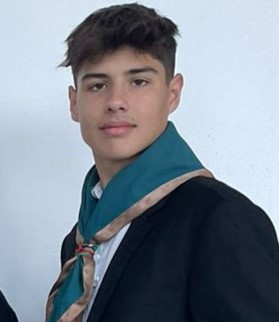
#> input picture img/WhatsApp Image 2023-10-05 at 21.14.23.jpeg, 279 x 322 px; its folder holds 2 pictures in this run
$ python main.py --path img
#> lines starting #> are read from the running program, lines starting #| are printed output that depends on the picture
import argparse
from PIL import Image
import os

# Configura las dimensiones para las versiones redimensionadas (en píxeles)
sizes = {
    "thumbnail": (150, 150),     # Tamaño para thumbnails
    "medium": (800, 800),        # Tamaño para vistas previas
    "large": (1200, 1200)        # Tamaño más grande para otras utilidades
}

# Configuración de argumentos de línea de comandos
parser = argparse.ArgumentParser(description="Redimensiona imágenes en una carpeta específica.")
parser.add_argument("--path", type=str, required=True, help="Ruta de la carpeta de imágenes.")
args = parser.parse_args()

input_folder = args.path

# Procesa cada imagen en la carpeta
for filename in os.listdir(input_folder):
    if filename.endswith(('.jpg', '.jpeg', '.png')):
        # Carga la imagen original
        with Image.open(os.path.join(input_folder, filename)) as img:
            # Guarda la imagen redimensionada para cada tamaño especificado
#> img is the input picture: PIL image 279x322 RGB; mean R, G, B 125.8, 135.5, 147.5
            for size_name, dimensions in sizes.items():
                # Redimensiona la imagen
                resized_img = img.copy()
                resized_img.thumbnail(dimensions)

                # Guarda la imagen redimensionada en la misma carpeta de entrada
                base, ext = os.path.splitext(filename)
                output_path = os.path.join(input_folder, f"{base}_{size_name}{ext}")
                resized_img.save(output_path)
                print(f"Imagen guardada en {output_path}")
#> this loop made 3 passes
#> pass 1, `resized_img.save(output_path)`:
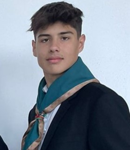
#> saved as WhatsApp Image 2023-10-05 at 21.14.23_thumbnail.jpeg: PIL image 130x150 RGB; mean R, G, B 125.8, 135.5, 147.5
